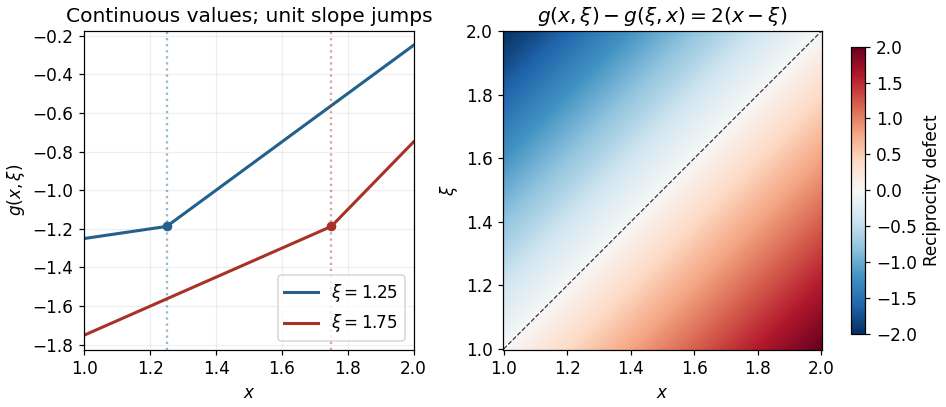

Write Python code to recreate this figure.
"""Original coupled-endpoint Green-kernel figure; writes matching PNG to CWD.

Tested with Python 3.14, NumPy 2.3.5, Matplotlib 3.10.7.
"""
from pathlib import Path
import numpy as np
import matplotlib
matplotlib.use('Agg')
import matplotlib.pyplot as plt

plt.rcParams.update({'font.size': 11, 'figure.facecolor': 'white',
                     'axes.facecolor': 'white', 'savefig.facecolor': 'white'})

def green(x, source):
    return (source-1)*x+1-2*source+np.maximum(x-source,0)

fig, axes = plt.subplots(1, 2, figsize=(8.6, 3.7), layout='constrained')
x=np.linspace(1,2,601)
for source,color in [(1.25,'#21618c'),(1.75,'#a93226')]:
    axes[0].plot(x,green(x,source),color=color,lw=2,label=rf'$\xi={source}$')
    axes[0].scatter([source],[green(source,source)],color=color,s=28,zorder=3)
    axes[0].axvline(source,color=color,ls=':',alpha=.45)
axes[0].set(xlabel='$x$',ylabel=r'$g(x,\xi)$',xlim=(1,2),
            title='Continuous values; unit slope jumps')
axes[0].grid(alpha=.2)
axes[0].legend(loc='lower right')
source=np.linspace(1,2,251)
X,S=np.meshgrid(x,source)
defect=green(X,S)-green(S,X)
im=axes[1].pcolormesh(X,S,defect,shading='auto',cmap='RdBu_r',vmin=-2,vmax=2,rasterized=True)
axes[1].plot([1,2],[1,2],color='#333',lw=.8,ls='--')
axes[1].set(xlabel='$x$',ylabel=r'$\xi$',title=r'$g(x,\xi)-g(\xi,x)=2(x-\xi)$',aspect='equal')
fig.colorbar(im,ax=axes[1],label='Reciprocity defect',shrink=.9)
fig.savefig(Path(__file__).with_suffix('.png').name,dpi=110,facecolor='white',transparent=False)
